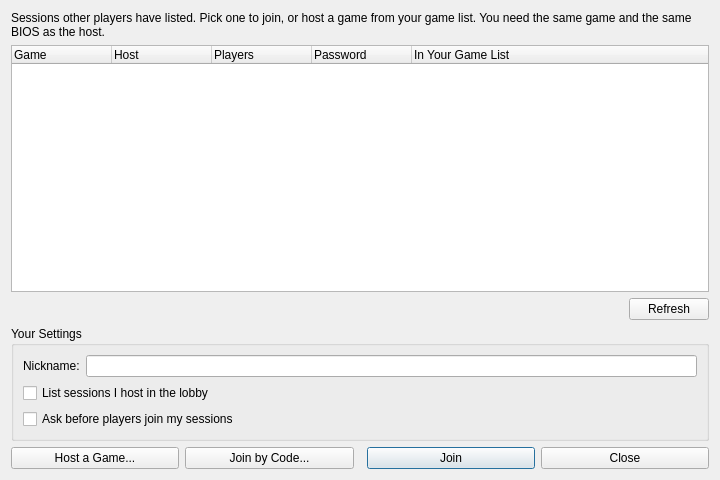
<?xml version="1.0" encoding="UTF-8"?>
<ui version="4.0">
 <class>NetplayLobbyWindow</class>
 <widget class="QDialog" name="NetplayLobbyWindow">
  <property name="geometry">
   <rect>
    <x>0</x>
    <y>0</y>
    <width>720</width>
    <height>480</height>
   </rect>
  </property>
  <property name="windowTitle">
   <string>Netplay Lobby</string>
  </property>
  <layout class="QVBoxLayout" name="verticalLayout">
   <item>
    <widget class="QLabel" name="description">
     <property name="text">
      <string>Sessions other players have listed. Pick one to join, or host a game from your game list. You need the same game and the same BIOS as the host.</string>
     </property>
     <property name="wordWrap">
      <bool>true</bool>
     </property>
    </widget>
   </item>
   <item>
    <widget class="QTreeWidget" name="sessionList">
     <property name="rootIsDecorated">
      <bool>false</bool>
     </property>
     <property name="uniformRowHeights">
      <bool>true</bool>
     </property>
     <column>
      <property name="text">
       <string>Game</string>
      </property>
     </column>
     <column>
      <property name="text">
       <string>Host</string>
      </property>
     </column>
     <column>
      <property name="text">
       <string>Players</string>
      </property>
     </column>
     <column>
      <property name="text">
       <string>Password</string>
      </property>
     </column>
     <column>
      <property name="text">
       <string>In Your Game List</string>
      </property>
     </column>
    </widget>
   </item>
   <item>
    <layout class="QHBoxLayout" name="statusLayout">
     <item>
      <widget class="QLabel" name="sessionsStatus">
       <property name="sizePolicy">
        <sizepolicy hsizetype="Expanding" vsizetype="Preferred">
         <horstretch>0</horstretch>
         <verstretch>0</verstretch>
        </sizepolicy>
       </property>
       <property name="wordWrap">
        <bool>true</bool>
       </property>
      </widget>
     </item>
     <item>
      <widget class="QPushButton" name="refreshSessions">
       <property name="text">
        <string>Refresh</string>
       </property>
      </widget>
     </item>
    </layout>
   </item>
   <item>
    <widget class="QGroupBox" name="settingsGroup">
     <property name="title">
      <string>Your Settings</string>
     </property>
     <layout class="QFormLayout" name="settingsLayout">
      <item row="0" column="0">
       <widget class="QLabel" name="nicknameLabel">
        <property name="text">
         <string>Nickname:</string>
        </property>
       </widget>
      </item>
      <item row="0" column="1">
       <widget class="QLineEdit" name="nickname">
        <property name="maxLength">
         <number>32</number>
        </property>
       </widget>
      </item>
      <item row="1" column="0" colspan="2">
       <widget class="QCheckBox" name="listSessions">
        <property name="text">
         <string>List sessions I host in the lobby</string>
        </property>
       </widget>
      </item>
      <item row="2" column="0" colspan="2">
       <widget class="QCheckBox" name="confirmJoins">
        <property name="text">
         <string>Ask before players join my sessions</string>
        </property>
       </widget>
      </item>
     </layout>
    </widget>
   </item>
   <item>
    <layout class="QHBoxLayout" name="buttonLayout">
     <item>
      <widget class="QPushButton" name="hostGame">
       <property name="text">
        <string>Host a Game...</string>
       </property>
      </widget>
     </item>
     <item>
      <widget class="QPushButton" name="joinByCode">
       <property name="text">
        <string>Join by Code...</string>
       </property>
      </widget>
     </item>
     <item>
      <spacer name="buttonSpacer">
       <property name="orientation">
        <enum>Qt::Horizontal</enum>
       </property>
      </spacer>
     </item>
     <item>
      <widget class="QPushButton" name="join">
       <property name="text">
        <string>Join</string>
       </property>
       <property name="default">
        <bool>true</bool>
       </property>
      </widget>
     </item>
     <item>
      <widget class="QPushButton" name="close">
       <property name="text">
        <string>Close</string>
       </property>
      </widget>
     </item>
    </layout>
   </item>
  </layout>
 </widget>
 <resources/>
 <connections/>
</ui>
